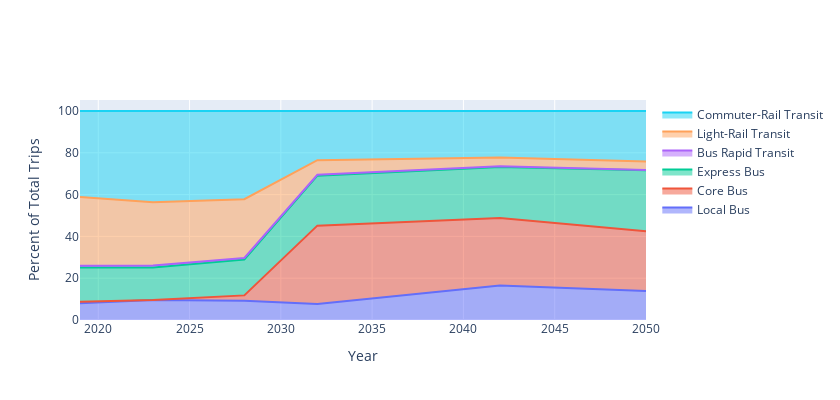

The notebook cell saved with this chart:
### Code cell
wn.update_plot_stackedarea(
    lstIncludeInAll,
    dfTransitShareAll,
    modelNew, 
    'RTP', 
    ['LCL','COR','EXP','BRT','LRT','CRT'], 
    ['HBC', 'HBO', 'HBS', 'HBW', 'NHB'], 
    ['Pk','Ok', 'pk', 'ok']
)

### Figure 1 — Plotly figure (JSON) as saved in the notebook; plotly's stock layout.template omitted (floating-point values rounded to 4 significant figures)
{"data": [{"groupnorm": "percent", "mode": "lines", "name": "Local Bus", "stackgroup": "one", "type": "scatter", "x": [2019, 2023, 2028, 2032, 2042, 2050], "y": [9773, 12252, 15156, 16674, 47161, 48640]}, {"groupnorm": "percent", "mode": "lines", "name": "Core Bus", "stackgroup": "one", "type": "scatter", "x": [2019, 2023, 2028, 2032, 2042, 2050], "y": [740, 0, 4322, 81273, 91883, 99715]}, {"groupnorm": "percent", "mode": "lines", "name": "Express Bus", "stackgroup": "one", "type": "scatter", "x": [2019, 2023, 2028, 2032, 2042, 2050], "y": [19966, 20038, 28338, 51835, 69813, 101991]}, {"groupnorm": "percent", "mode": "lines", "name": "Bus Rapid Transit", "stackgroup": "one", "type": "scatter", "x": [2019, 2023, 2028, 2032, 2042, 2050], "y": [950, 1339, 1269, 897, 829, 463]}, {"groupnorm": "percent", "mode": "lines", "name": "Light-Rail Transit", "stackgroup": "one", "type": "scatter", "x": [2019, 2023, 2028, 2032, 2042, 2050], "y": [39841, 38969, 46552, 15145, 12093, 14237]}, {"groupnorm": "percent", "mode": "lines", "name": "Commuter-Rail Transit", "stackgroup": "one", "type": "scatter", "x": [2019, 2023, 2028, 2032, 2042, 2050], "y": [49863, 56226, 69748, 51109, 63365, 84567]}], "layout": {"height": 400, "width": 840, "xaxis": {"title": {"text": "Year"}}, "yaxis": {"title": {"text": "Percent of Total Trips"}}}}
